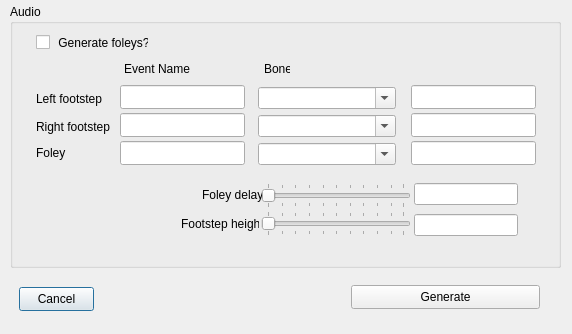
<?xml version="1.0" encoding="UTF-8"?>
<ui version="4.0">
    <class>IDD_CHARACTER_EDITOR_AUTO_EVENTS</class>
    <widget class="QDialog" name="IDD_CHARACTER_EDITOR_AUTO_EVENTS">
        <property name="geometry">
            <rect>
                <x>0</x>
                <y>0</y>
                <width>572</width>
                <height>334</height>
            </rect>
        </property>
        <property name="windowTitle">
            <string>Auto Populate Events</string>
        </property>
        <widget class="QPushButton" name="IDOK">
            <property name="geometry">
                <rect>
                    <x>19</x>
                    <y>287</y>
                    <width>75</width>
                    <height>24</height>
                </rect>
            </property>
            <property name="default">
                <bool>true</bool>
            </property>
            <property name="text">
                <string>Cancel</string>
            </property>
        </widget>
        <widget class="QPushButton" name="IDC_GENERATE_EVENTS">
            <property name="geometry">
                <rect>
                    <x>351</x>
                    <y>285</y>
                    <width>189</width>
                    <height>24</height>
                </rect>
            </property>
            <property name="text">
                <string>Generate</string>
            </property>
        </widget>
        <widget class="QGroupBox" name="IDC_STATIC">
            <property name="geometry">
                <rect>
                    <x>10</x>
                    <y>4</y>
                    <width>551</width>
                    <height>264</height>
                </rect>
            </property>
            <property name="title">
                <string>Audio</string>
            </property>
            <widget class="QLabel" name="IDC_STATIC1">
                <property name="geometry">
                    <rect>
                        <x>254</x>
                        <y>58</y>
                        <width>26</width>
                        <height>14</height>
                    </rect>
                </property>
                <property name="text">
                    <string>Bone</string>
                </property>
            </widget>
            <widget class="QLabel" name="IDC_STATIC2">
                <property name="geometry">
                    <rect>
                        <x>26</x>
                        <y>142</y>
                        <width>51</width>
                        <height>14</height>
                    </rect>
                </property>
                <property name="text">
                    <string>Foley</string>
                </property>
            </widget>
            <widget class="QLabel" name="IDC_STATIC3">
                <property name="geometry">
                    <rect>
                        <x>192</x>
                        <y>184</y>
                        <width>63</width>
                        <height>14</height>
                    </rect>
                </property>
                <property name="text">
                    <string>Foley delay</string>
                </property>
            </widget>
            <widget class="QLabel" name="IDC_STATIC4">
                <property name="geometry">
                    <rect>
                        <x>171</x>
                        <y>213</y>
                        <width>78</width>
                        <height>14</height>
                    </rect>
                </property>
                <property name="text">
                    <string>Footstep height</string>
                </property>
            </widget>
            <widget class="QLabel" name="IDC_STATIC5">
                <property name="geometry">
                    <rect>
                        <x>114</x>
                        <y>58</y>
                        <width>95</width>
                        <height>14</height>
                    </rect>
                </property>
                <property name="text">
                    <string>Event Name</string>
                </property>
            </widget>
            <widget class="QLabel" name="IDC_STATIC6">
                <property name="geometry">
                    <rect>
                        <x>26</x>
                        <y>88</y>
                        <width>110</width>
                        <height>14</height>
                    </rect>
                </property>
                <property name="text">
                    <string>Left footstep</string>
                </property>
            </widget>
            <widget class="QLabel" name="IDC_STATIC7">
                <property name="geometry">
                    <rect>
                        <x>26</x>
                        <y>116</y>
                        <width>110</width>
                        <height>14</height>
                    </rect>
                </property>
                <property name="text">
                    <string>Right footstep</string>
                </property>
            </widget>
            <widget class="QCheckBox" name="IDC_FOLEYS_CHECK">
                <property name="geometry">
                    <rect>
                        <x>26</x>
                        <y>30</y>
                        <width>113</width>
                        <height>17</height>
                    </rect>
                </property>
                <property name="text">
                    <string> Generate foleys? </string>
                </property>
            </widget>
            <widget class="QLineEdit" name="IDC_FOLEY_DELAY_TXT">
                <property name="geometry">
                    <rect>
                        <x>404</x>
                        <y>179</y>
                        <width>104</width>
                        <height>22</height>
                    </rect>
                </property>
                <property name="alignment">
                    <set>Qt::AlignLeft|Qt::AlignVCenter</set>
                </property>
            </widget>
            <widget class="QLineEdit" name="IDC_FOOTSTEP_HEIGHT">
                <property name="geometry">
                    <rect>
                        <x>404</x>
                        <y>210</y>
                        <width>104</width>
                        <height>22</height>
                    </rect>
                </property>
                <property name="alignment">
                    <set>Qt::AlignLeft|Qt::AlignVCenter</set>
                </property>
            </widget>
            <widget class="QLineEdit" name="IDC_LEFT_FOOT_EVENT">
                <property name="geometry">
                    <rect>
                        <x>110</x>
                        <y>81</y>
                        <width>125</width>
                        <height>24</height>
                    </rect>
                </property>
                <property name="alignment">
                    <set>Qt::AlignLeft|Qt::AlignVCenter</set>
                </property>
            </widget>
            <widget class="QLineEdit" name="IDC_RIGHT_FOOT_EVENT">
                <property name="geometry">
                    <rect>
                        <x>110</x>
                        <y>109</y>
                        <width>125</width>
                        <height>24</height>
                    </rect>
                </property>
                <property name="alignment">
                    <set>Qt::AlignLeft|Qt::AlignVCenter</set>
                </property>
            </widget>
            <widget class="QLineEdit" name="IDC_FOLEY_EVENT">
                <property name="geometry">
                    <rect>
                        <x>110</x>
                        <y>137</y>
                        <width>125</width>
                        <height>24</height>
                    </rect>
                </property>
                <property name="alignment">
                    <set>Qt::AlignLeft|Qt::AlignVCenter</set>
                </property>
            </widget>
            <widget class="QLineEdit" name="IDC_LEFT_FOOT_PARAM">
                <property name="geometry">
                    <rect>
                        <x>401</x>
                        <y>81</y>
                        <width>125</width>
                        <height>24</height>
                    </rect>
                </property>
                <property name="alignment">
                    <set>Qt::AlignLeft|Qt::AlignVCenter</set>
                </property>
            </widget>
            <widget class="QLineEdit" name="IDC_RIGHT_FOOT_PARAM">
                <property name="geometry">
                    <rect>
                        <x>401</x>
                        <y>109</y>
                        <width>125</width>
                        <height>24</height>
                    </rect>
                </property>
                <property name="alignment">
                    <set>Qt::AlignLeft|Qt::AlignVCenter</set>
                </property>
            </widget>
            <widget class="QLineEdit" name="IDC_FOLEY_PARAM">
                <property name="geometry">
                    <rect>
                        <x>401</x>
                        <y>137</y>
                        <width>125</width>
                        <height>24</height>
                    </rect>
                </property>
                <property name="alignment">
                    <set>Qt::AlignLeft|Qt::AlignVCenter</set>
                </property>
            </widget>
            <widget class="QComboBox" name="IDC_LEFT_BONE_COMBO">
                <property name="geometry">
                    <rect>
                        <x>248</x>
                        <y>83</y>
                        <width>138</width>
                        <height>22</height>
                    </rect>
                </property>
                <property name="editable">
                    <bool>true</bool>
                </property>
                <property name="insertPolicy">
                    <enum>QComboBox::NoInsert</enum>
                </property>
            </widget>
            <widget class="QComboBox" name="IDC_RIGHT_BONE_COMBO">
                <property name="geometry">
                    <rect>
                        <x>248</x>
                        <y>111</y>
                        <width>138</width>
                        <height>22</height>
                    </rect>
                </property>
                <property name="editable">
                    <bool>true</bool>
                </property>
                <property name="insertPolicy">
                    <enum>QComboBox::NoInsert</enum>
                </property>
            </widget>
            <widget class="QComboBox" name="IDC_FOLEY_BONE_COMBO">
                <property name="geometry">
                    <rect>
                        <x>248</x>
                        <y>139</y>
                        <width>138</width>
                        <height>22</height>
                    </rect>
                </property>
                <property name="editable">
                    <bool>true</bool>
                </property>
                <property name="insertPolicy">
                    <enum>QComboBox::NoInsert</enum>
                </property>
            </widget>
            <widget class="QSlider" name="IDC_FOLEY_DELAY_SLIDER">
                <property name="geometry">
                    <rect>
                        <x>251</x>
                        <y>179</y>
                        <width>150</width>
                        <height>25</height>
                    </rect>
                </property>
                <property name="orientation">
                    <enum>Qt::Horizontal</enum>
                </property>
                <property name="tickPosition">
                    <enum>QSlider::TicksBothSides</enum>
                </property>
            </widget>
            <widget class="QSlider" name="IDC_FOOT_HEIGHT_SLIDER">
                <property name="geometry">
                    <rect>
                        <x>251</x>
                        <y>207</y>
                        <width>150</width>
                        <height>25</height>
                    </rect>
                </property>
                <property name="orientation">
                    <enum>Qt::Horizontal</enum>
                </property>
                <property name="tickPosition">
                    <enum>QSlider::TicksBothSides</enum>
                </property>
            </widget>
        </widget>
    </widget>
    <resources/>
    <connections/>
</ui>
